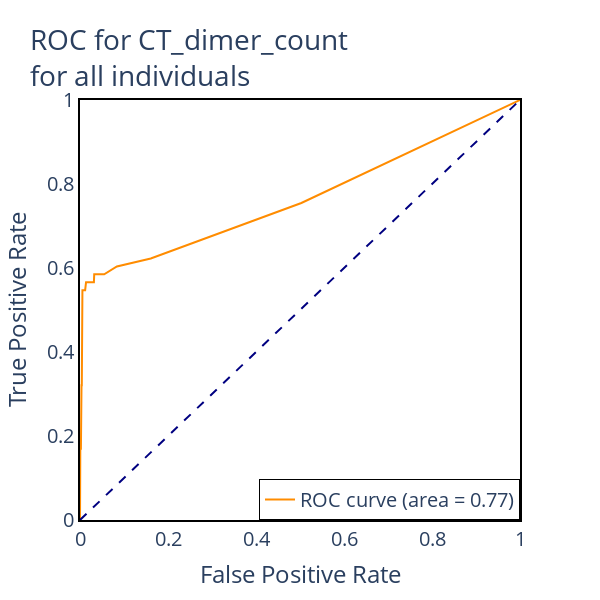

Notebook code for this chart:
### Code cell
# plot a ROC curve for classifying individuals based on increasing lengths of the CT_dimer_count column, compared to the aFTLD-U column


roc(df, variable="CT_dimer_count", title="ROC for CT_dimer_count<br>for all individuals")

### Figure 1 — Plotly figure (JSON) as saved in the notebook; plotly's stock layout.template omitted (floating-point values rounded to 4 significant figures)
{"data": [{"line": {"color": "darkorange", "width": 2}, "mode": "lines", "name": "ROC curve (area = 0.77)", "type": "scatter", "x": [0, 0, 0, 0.0006873, 0.0006873, 0.002062, 0.002062, 0.002749, 0.002749, 0.003436, 0.003436, 0.004124, 0.004124, 0.004811, 0.005498, 0.005498, 0.01168, 0.01237, 0.01375, 0.01649, 0.01718, 0.01993, 0.02405, 0.0268, 0.02749, 0.02887, 0.03024, 0.03162, 0.0323, 0.03299, 0.03436, 0.03505, 0.03643, 0.03711, 0.03849, 0.04124, 0.04674, 0.05498, 0.08385, 0.1608, 0.5031, 1], "y": [0, 0.01887, 0.09434, 0.09434, 0.1698, 0.1698, 0.1887, 0.1887, 0.2453, 0.2453, 0.3208, 0.3208, 0.5094, 0.5094, 0.5283, 0.5472, 0.5472, 0.566, 0.566, 0.566, 0.566, 0.566, 0.566, 0.566, 0.566, 0.566, 0.566, 0.566, 0.5849, 0.5849, 0.5849, 0.5849, 0.5849, 0.5849, 0.5849, 0.5849, 0.5849, 0.5849, 0.6038, 0.6226, 0.7547, 1]}, {"line": {"color": "navy", "dash": "dash", "width": 2}, "mode": "lines", "name": "Random", "showlegend": false, "type": "scatter", "x": [0, 1], "y": [0, 1]}], "layout": {"font": {"size": 20}, "height": 600, "legend": {"bordercolor": "black", "borderwidth": 1, "x": 1, "xanchor": "right", "y": 0, "yanchor": "bottom"}, "plot_bgcolor": "white", "showlegend": true, "title": {"text": "ROC for CT_dimer_count<br>for all individuals"}, "width": 600, "xaxis": {"linecolor": "black", "linewidth": 2, "mirror": true, "range": [0, 1], "showline": true, "title": {"text": "False Positive Rate"}}, "yaxis": {"linecolor": "black", "linewidth": 2, "mirror": true, "range": [0, 1], "showline": true, "title": {"text": "True Positive Rate"}}}}
